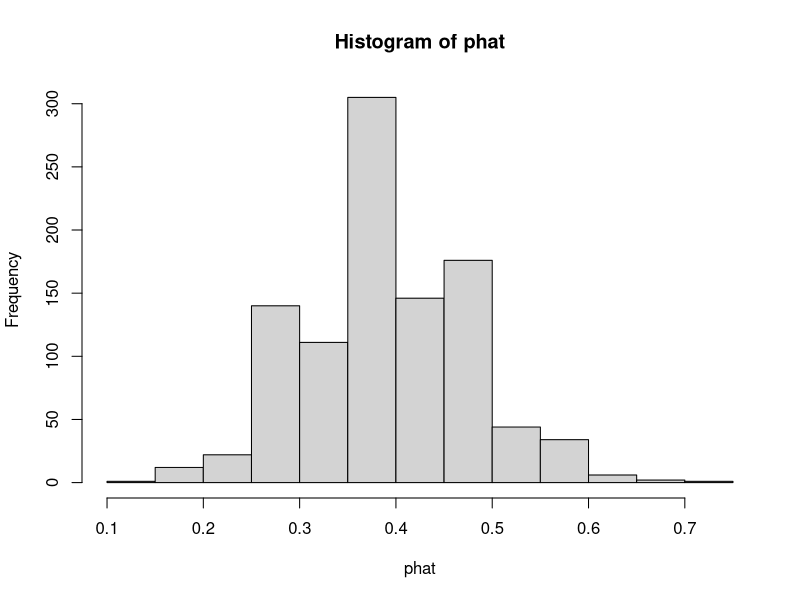

Reproduce this figure in R.
## ---- chunk 1
knitr::opts_chunk$set(echo = TRUE, warning = FALSE, message = FALSE, fig.align = "center", comment = NA)
library(tidyverse)
## ---- chunk 2

p <- .4 # Population  proportion of males
n <- 30 # Sample size

# Generate a sample
sample <- sample(c(0,1), size = n, replace = TRUE, prob=c(1-p,p)) 

# Looking at the sample (optional)
sample 

# Find the proportion of men (phat for this sample)
sum(sample)/n


# Now repeat the above process 1000 times and find the average of proportions

phat <- numeric(1000)

for (i in 1:1000){
  
  sample <- sample(c(0,1), size = n, replace = TRUE, prob=c(1-p,p)) 
  phat[i] <- sum(sample)/n 
}

mean(phat)
sd(phat)
hist(phat)

# End of simulation
## ---- chunk 3

p <- .07 # Population Propotion of interest
n <- 233 # Sample size 

#Check assumptions!!!
n*p > 10
n*(1-p) > 10


# Mean and the sd of the sampling distribution for phat
meanphat <- p
sdphat<- sqrt(p*(1-p)/n)

meanphat
sdphat

## ---- chunk 4

#less than for a normal
#pnorm(value,mean,sd)

pnorm(.06,meanphat,sdphat)

#greater than for a normal
#1-pnorm(value,mean,sd)

1-pnorm(.09,meanphat,sdphat)

#between for a normal
#pnorm(bigvalue,mean,sd)-pnorm(smallerval,mean,sd)

pnorm(.12,meanphat,sdphat)-pnorm(.08,meanphat,sdphat)

# Given the probability find the quantile
#qnorm(percentless,mean,sd)

qnorm(.9,meanphat,sdphat)

